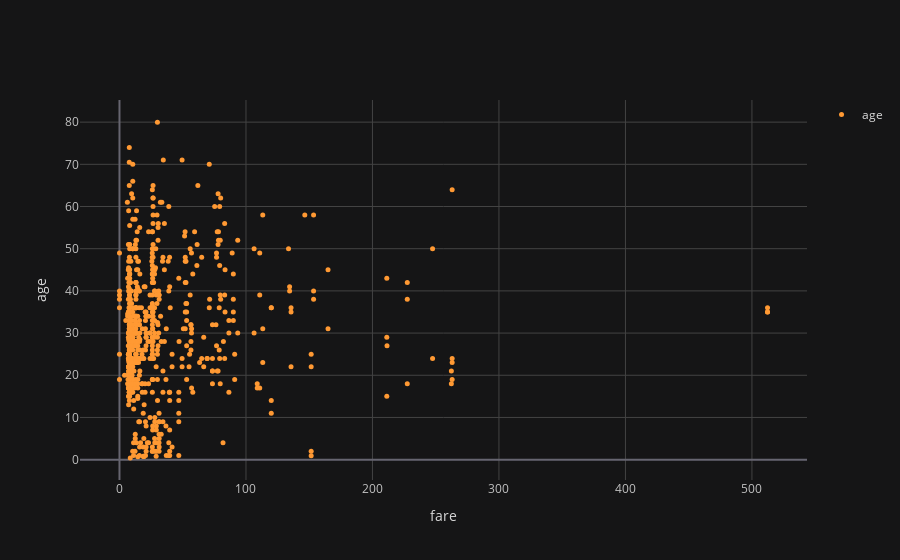

Write notebook code for a chart like this one.
### Code cell
cf.set_config_file(theme='solar')
df2.iplot(x= 'fare', y= 'age', legend =True, kind= 'scatter', mode = 'markers', size =5, xTitle = 'fare',yTitle= 'age')

### Figure 1 — Plotly figure (JSON) as saved in the notebook; plotly's stock layout.template omitted (floating-point values rounded to 4 significant figures; data arrays with more than 128 entries replaced by an {"elided": "..."} marker saying what was removed)
{"data": [{"line": {"color": "rgba(255, 153, 51, 1.0)", "dash": "solid", "shape": "linear", "width": 1.3}, "marker": {"size": 5, "symbol": "circle"}, "mode": "markers", "name": "age", "text": "", "type": "scatter", "x": {"elided": "891 float values"}, "y": {"elided": "891 mixed values"}}], "layout": {"legend": {"bgcolor": "#151516", "font": {"color": "#D9D9D9"}}, "paper_bgcolor": "#151516", "plot_bgcolor": "#151516", "showlegend": true, "title": {"font": {"color": "#D9D9D9"}}, "xaxis": {"gridcolor": "#434343", "showgrid": true, "tickfont": {"color": "#C2C2C2"}, "title": {"font": {"color": "#D9D9D9"}, "text": "fare"}, "zerolinecolor": "#666570"}, "yaxis": {"gridcolor": "#434343", "showgrid": true, "tickfont": {"color": "#C2C2C2"}, "title": {"font": {"color": "#D9D9D9"}, "text": "age"}, "zerolinecolor": "#666570"}}}
